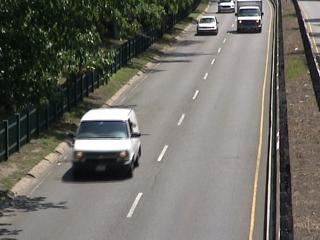
#> input picture 002.jpg, 320 x 240 px
$ python Test_XCSLBP.py
#> lines starting #> are read from the running program, lines starting #| are printed output that depends on the picture
#> further down, image is the input picture: shape (240, 320, 3); mean R, G, B 109.6, 107.7, 100.9
### XCSLBP.py
## Caroline Silva, Thierry Bouwmans, Carl Fr?licot, "An eXtended Center-Symmetric Local Binary Pattern for Background Modeling and Subtraction in Videos," International
# Conference on Computer Vision Theory and Applications (VISAPP), March 2015, 1-8.

# Copyright 2014 by Caroline Pacheco do E.Silva
# If you have any problem, please feel free to contact Caroline Pacheco do E.Silva.
# lolyne.pacheco@gmail.com

#%%
import cv2
import numpy as np

def XCSLBP(image):

    gray_image = cv2.cvtColor(image, cv2.COLOR_BGR2GRAY)
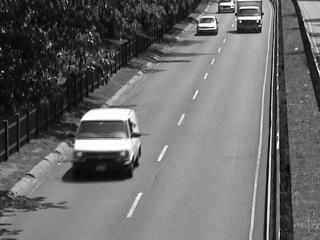
#> gray_image: shape (240, 320); min 1, max 255, mean 105.9
    imgXCSLBP = np.zeros_like(gray_image)
    neighboor = 3

    for ih in range(0,image.shape[0] - neighboor): # loop by line
        for iw in range(0,image.shape[1] - neighboor):
            ### Get natrix image 3 by 3 pixel
            img = gray_image[ih:ih+neighboor,iw:iw+neighboor]
            g0, g1, g2, g3= img[1,2], img[2,2], img[2,1], img[2,0]
            g4, g5, g6, g7 = img[1,0], img[0,0], img[0,1], img[0,2]
            neighbor = np.array([g0, g1, g2, g3], dtype="float32")
            opp_neighbor= np.array([g4, g5, g6, g7], dtype="float32")
            center = img[1,1]

            x_1 = ((neighbor - opp_neighbor) + center)
            x_2 = ((neighbor - center)*(opp_neighbor - center))

            xcslbp = ((x_1 + x_2) >= 0)*1.0

            ### Convert the binary operated values to a decimal (digit)
            where_xcslbp_vector = np.where(xcslbp)[0]

            num = np.sum(2**where_xcslbp_vector) if len(where_xcslbp_vector) >= 1 else 0
            imgXCSLBP[ih+1,iw+1] = num
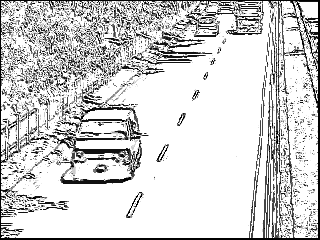
#> imgXCSLBP: shape (240, 320); min 0, max 15, mean 12.27; drawn with min black and max white

    return imgXCSLBP

### Test_XCSLBP.py
import matplotlib.pyplot as plt
from XCSLBP import XCSLBP

# Read original image
imgnm = "002.jpg"
image = plt.imread(imgnm)

# Call XCSLBP function
imgXCSLBP = XCSLBP(image)

# Visualize results
vecimgLBP = imgXCSLBP.flatten()
fig = plt.figure(figsize=(20,8))
ax  = fig.add_subplot(1,3,1)
ax.imshow(image)
ax.set_title("Original image")
ax  = fig.add_subplot(1,3,2)
ax.imshow(imgXCSLBP,cmap="gray")
ax.set_title("XCSLBP image")
ax  = fig.add_subplot(1,3,3)
freq,lbp, _ = ax.hist(vecimgLBP,bins=2**8)
#> freq = 256 values, max 51924 at index 255, min 0 at index 1, mean 300; lbp = 257 values from 0 to 15
ax.set_ylim(0,40000)
lbp = lbp[:-1]
#> lbp = 256 values from 0 to 14.94
## print the XCSLBP values when frequencies are high
largeTF = freq > 5000
for x, fr in zip(lbp[largeTF],freq[largeTF]):
    ax.text(x,fr, "{:6.0f}".format(x),color="red")
    ax.set_title("XCSLBP histogram")
#> this loop made 1 pass
#> (x, fr) on pass 1: (14.94, 51924)
plt.show()
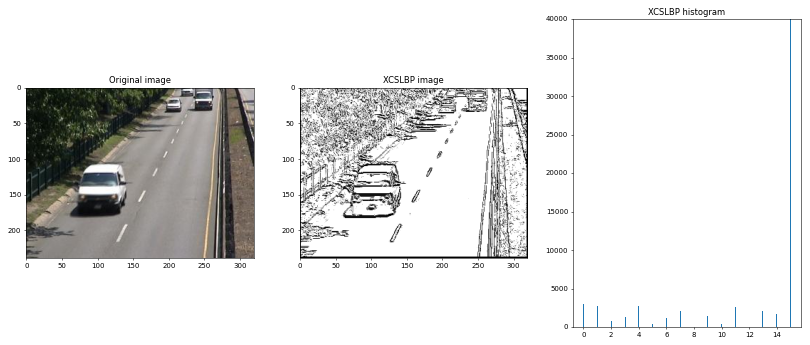
#> figure drawn by matplotlib, 3 panels; panel 3: tallest bar 51924 high, from x = 14.94 to 15
